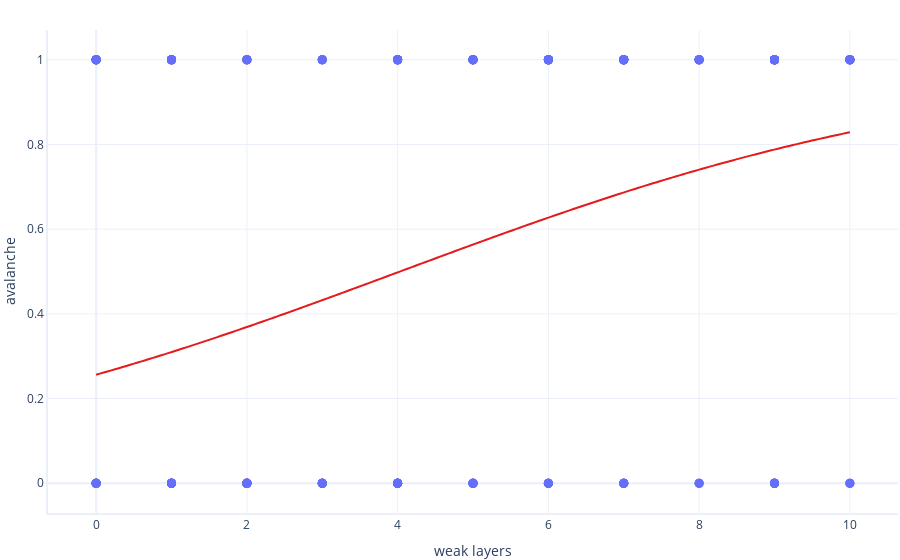

Here is the notebook cell this chart was saved with:
### Markdown cell above
This summary provides some detailed information. 

Two useful pieces of information are in the bottom row. The coef for `weak_layers` is positive, which means that as `weak_layers` increases, so does the probability of an avalanche. The `P` value column is less than 0.05, which means the model is confident that `weak_layers` is a useful predictor of avalanches. 

The rest of this table, however, is difficult to understand for beginners and so it's not clear how well our model is working. Let's try another way. 

## Assessing model visually

Sometimes, but not always, we can visually assess a logistic regression mode. Let's plot our model against the actual data in the test dataset.

### Code cell
def predict(weak_layers):
    return model.predict(dict(weak_layers=weak_layers))

graphing.scatter_2D(test, label_x="weak_layers", label_y="avalanche", trendline=predict)
